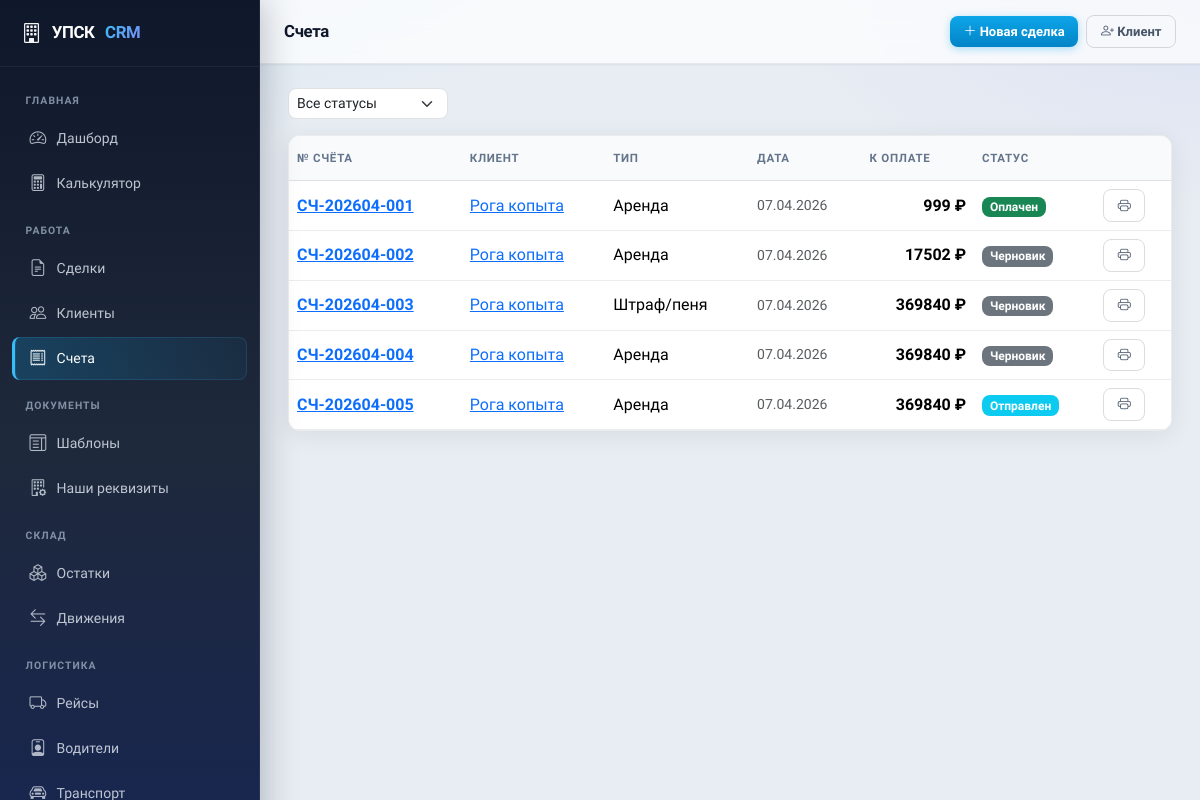
The app's page /billing/invoices/, older data.
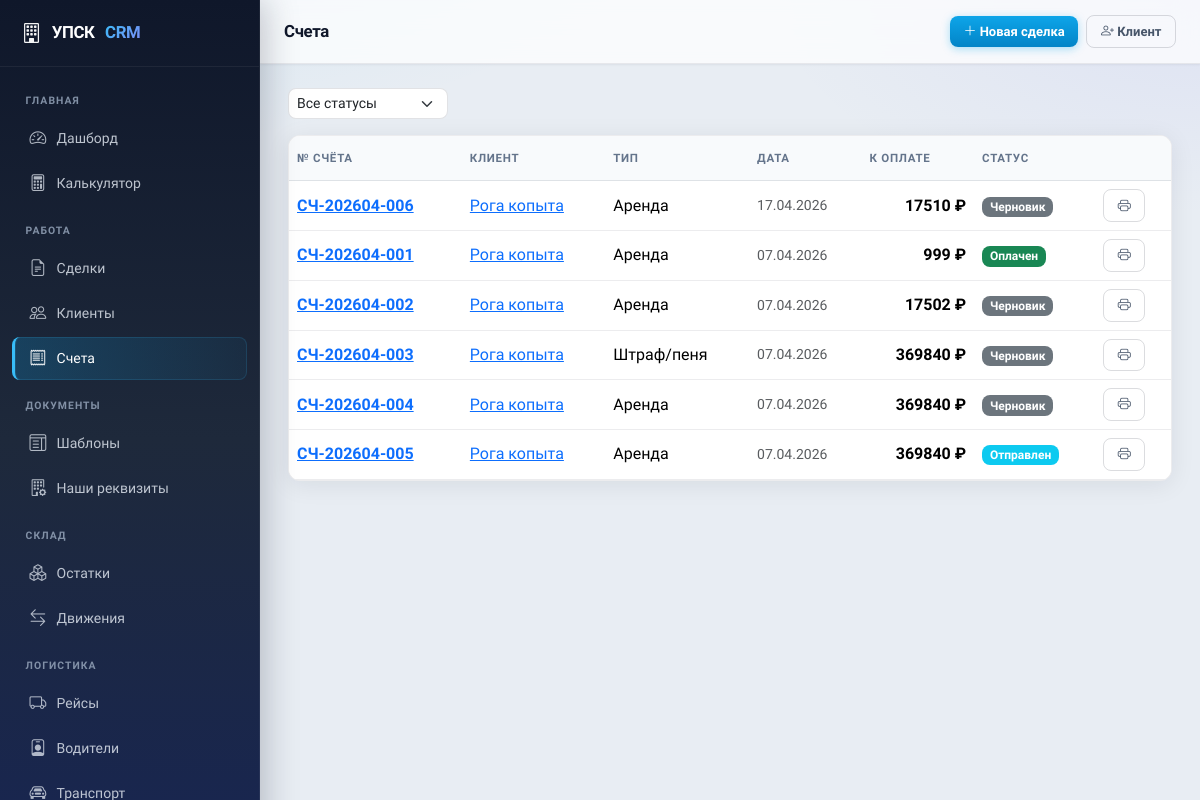
The same page, newer data.
### billing/models.py (models this page shows, shortened)
class Invoice(models.Model):
    STATUS_CHOICES = [
        ('draft', 'Черновик'),
        ('sent', 'Отправлен'),
        ('paid', 'Оплачен'),
        ('overdue', 'Просрочен'),
        ('cancelled', 'Отменён'),
    ]
    INVOICE_TYPE_CHOICES = [
        ('rental', 'Аренда'),
        ('deposit', 'Залог'),
        ('penalty', 'Штраф/пеня'),
        ('repair', 'Ремонт'),
        ('non_return', 'Невозврат'),
    ]
    deal = models.ForeignKey('deals.Deal', on_delete=models.CASCADE,
                             related_name='invoices', verbose_name='Сделка')
    number = models.CharField('Номер счёта', max_length=50, unique=True)
    invoice_type = models.CharField('Тип счёта', max_length=20, choices=INVOICE_TYPE_CHOICES, default='rental')
    date = models.DateField('Дата', default=timezone.now)
    due_date = models.DateField('Дата оплаты', null=True, blank=True)
    status = models.CharField('Статус', max_length=20, choices=STATUS_CHOICES, default='draft')
    subtotal = models.DecimalField('Сумма без НДС', max_digits=12, decimal_places=2, default=0)
    vat_amount = models.DecimalField('НДС', max_digits=12, decimal_places=2, default=0)
    total = models.DecimalField('Итого', max_digits=12, decimal_places=2, default=0)
    notes = models.TextField('Примечания', blank=True)
    created_at = models.DateTimeField('Создан', auto_now_add=True)
    class Meta:
        verbose_name = 'Счёт'
        verbose_name_plural = 'Счета'
        ordering = ['-date', '-created_at']
    @property
    def status_color(self):
        colors = {'draft': 'secondary', 'sent': 'info', 'paid': 'success',
                  'overdue': 'danger', 'cancelled': 'dark'}
        return colors.get(self.status, 'secondary')

### deals/models.py (models this page shows, shortened)
class Deal(models.Model):
    number = models.CharField('Номер сделки', max_length=50, unique=True)
    client = models.ForeignKey('clients.Client', on_delete=models.PROTECT,
                               related_name='deals', verbose_name='Клиент')
    our_entity = models.ForeignKey(
        'documents.OurLegalEntity',
        on_delete=models.PROTECT,
        related_name='deals',
        verbose_name='Наша организация',
        null=True,
        blank=True,
    )
    status = models.CharField('Статус', max_length=30, choices=DEAL_STATUS_CHOICES, default='new')
    created_at = models.DateTimeField('Создана', auto_now_add=True)
    updated_at = models.DateTimeField('Обновлена', auto_now=True)
    start_date = models.DateField('Дата начала аренды', null=True, blank=True)
    end_date = models.DateField('Дата окончания аренды', null=True, blank=True)
    actual_return_date = models.DateField('Фактический возврат', null=True, blank=True)
    city = models.CharField('Город', max_length=50, choices=CITY_CHOICES, default='Екатеринбург')
    delivery_address = models.TextField('Адрес доставки', blank=True)
    delivery_cost = models.DecimalField('Стоимость доставки (1 рейс)', max_digits=10, decimal_places=2, default=0)
    vat_mode = models.CharField('НДС', max_length=20, choices=VAT_CHOICES, default='no_vat')
    deposit_pct = models.DecimalField('Залог %', max_digits=5, decimal_places=2, default=10)
    total_area = models.DecimalField('Площадь (м²)', max_digits=10, decimal_places=2, default=0)
    rental_days = models.IntegerField('Срок аренды (дней)', default=30)
    daily_cost = models.DecimalField('Суточная стоимость', max_digits=10, decimal_places=2, default=0)
    total_rental = models.DecimalField('Итого аренда', max_digits=12, decimal_places=2, default=0)
    market_value = models.DecimalField('Рыночная стоимость оборудования', max_digits=12, decimal_places=2, default=0)
    deposit_amount = models.DecimalField('Сумма залога', max_digits=12, decimal_places=2, default=0)
    grand_total = models.DecimalField('Итого к оплате', max_digits=12, decimal_places=2, default=0)
    notes = models.TextField('Примечания', blank=True)
    contract_number = models.CharField('Номер договора', max_length=100, blank=True)
    contract_date = models.DateField('Дата договора', null=True, blank=True)
    class Meta:
        verbose_name = 'Сделка'
        verbose_name_plural = 'Сделки'
        ordering = ['-created_at']

### clients/models.py (models this page shows, shortened)
class Client(models.Model):
    CLIENT_TYPE_CHOICES = [
        ('individual', 'Физическое лицо'),
        ('company', 'Юридическое лицо'),
    ]
    client_type = models.CharField('Тип клиента', max_length=20, choices=CLIENT_TYPE_CHOICES, default='individual')
    name = models.CharField('Имя / Наименование', max_length=255)
    phone = models.CharField('Телефон', max_length=50, blank=True)
    email = models.EmailField('Email', blank=True)
    address = models.TextField('Адрес', blank=True)
    city = models.CharField('Город', max_length=100, default='Екатеринбург')
    notes = models.TextField('Примечания', blank=True)
    created_at = models.DateTimeField('Создан', auto_now_add=True)
    updated_at = models.DateTimeField('Обновлён', auto_now=True)
    passport_series = models.CharField('Серия паспорта', max_length=10, blank=True)
    passport_number = models.CharField('Номер паспорта', max_length=20, blank=True)
    passport_issued_by = models.CharField('Кем выдан', max_length=255, blank=True)
    passport_issued_date = models.DateField('Дата выдачи', null=True, blank=True)
    birth_date = models.DateField('Дата рождения', null=True, blank=True)
    registration_address = models.TextField('Адрес регистрации', blank=True)
    company_full_name = models.CharField('Полное наименование', max_length=500, blank=True)
    inn = models.CharField('ИНН', max_length=20, blank=True)
    kpp = models.CharField('КПП', max_length=20, blank=True)
    ogrn = models.CharField('ОГРН', max_length=20, blank=True)
    director = models.CharField('Руководитель (ФИО)', max_length=255, blank=True)
    director_short = models.CharField('Руководитель (И.О. Фамилия)', max_length=100, blank=True)
    director_title = models.CharField('Должность руководителя', max_length=100, default='Директор', blank=True)
    legal_address = models.TextField('Юридический адрес', blank=True)
    bank_name = models.CharField('Банк', max_length=255, blank=True)
    bank_account = models.CharField('Расчётный счёт', max_length=30, blank=True)
    bank_bik = models.CharField('БИК', max_length=20, blank=True)
    bank_corr_account = models.CharField('Корр. счёт', max_length=30, blank=True)
    class Meta:
        verbose_name = 'Клиент'
        verbose_name_plural = 'Клиенты'
        ordering = ['-created_at']

### billing/views.py (the view)
# urls.py: path('invoices/', views.invoice_list, name='invoice_list'),
def invoice_list(request):
    invoices = Invoice.objects.select_related('deal', 'deal__client').order_by('-date')
    status = request.GET.get('status', '')
    if status:
        invoices = invoices.filter(status=status)
    return render(request, 'billing/invoice_list.html', {
        'invoices': invoices, 'status': status,
        'page_title': 'Счета',
    })

### templates/billing/invoice_list.html (shortened to what this page needs)
{% extends "base.html" %}
{% block nav_billing %}active{% endblock %}
{% block content %}
<div class="d-flex justify-content-between align-items-center mb-3">
  <form class="d-flex gap-2" method="get">
    <select class="form-select form-select-sm" name="status" style="width:160px" onchange="this.form.submit()">
      <option value="">Все статусы</option>
    </select>
  </form>
</div>
<div class="card">
  <div class="table-responsive">
    <table class="table table-hover align-middle mb-0">
      <thead><tr><th>№ Счёта</th><th>Клиент</th><th>Тип</th><th>Дата</th><th>К оплате</th><th>Статус</th><th></th></tr></thead>
      <tbody>
        {% for inv in invoices %}
        <tr>
          <td><a href="{% url 'invoice_detail' inv.pk %}" class="fw-semibold">{{ inv.number }}</a></td>
          <td><a href="{% url 'client_detail' inv.deal.client.pk %}">{{ inv.deal.client.name }}</a></td>
          <td>{{ inv.get_invoice_type_display }}</td>
          <td class="text-muted small">{{ inv.date|date:"d.m.Y" }}</td>
          <td class="text-end fw-semibold">{{ inv.total|floatformat:0 }} ₽</td>
          <td><span class="badge bg-{{ inv.status_color }}">{{ inv.get_status_display }}</span></td>
          <td>
            <a href="{% url 'invoice_print' inv.pk %}" class="btn btn-sm btn-outline-secondary" target="_blank"><i class="bi bi-printer"></i></a>
          </td>
        </tr>
        {% empty %}
        <tr><td colspan="7" class="text-center text-muted py-4">Счетов нет</td></tr>
        {% endfor %}
      </tbody>
    </table>
  </div>
</div>
{% endblock %}

### templates/base.html (shortened to what this page needs)
{% load static %}
<!DOCTYPE html>
<html lang="ru">
<head>
<link href="https://cdn.jsdelivr.net/npm/bootstrap@5.3.2/dist/css/bootstrap.min.css" rel="stylesheet">
<link href="https://cdn.jsdelivr.net/npm/bootstrap-icons@1.11.3/font/bootstrap-icons.css" rel="stylesheet">
<link href="{% static 'css/app.css' %}" rel="stylesheet">
</head>
<body>
<nav class="sidebar" id="appSidebar" aria-label="Основное меню">
  <a href="{% url 'dashboard' %}" class="sidebar-brand">
    <i class="bi bi-building"></i> УПСК <span>CRM</span>
  </a>
  <div class="sidebar-nav">
    <div class="sidebar-section">Главная</div>
    <a href="{% url 'dashboard' %}" class="nav-link {% block nav_dashboard %}{% endblock %}">
      <i class="bi bi-speedometer2"></i> Дашборд
    </a>
    <a href="{% url 'calculator' %}" class="nav-link {% block nav_calc %}{% endblock %}">
      <i class="bi bi-calculator"></i> Калькулятор
    </a>
    <div class="sidebar-section">Работа</div>
    <a href="{% url 'deal_list' %}" class="nav-link {% block nav_deals %}{% endblock %}">
      <i class="bi bi-file-earmark-text"></i> Сделки
    </a>
    <a href="{% url 'client_list' %}" class="nav-link {% block nav_clients %}{% endblock %}">
      <i class="bi bi-people"></i> Клиенты
    </a>
    <a href="{% url 'invoice_list' %}" class="nav-link {% block nav_billing %}{% endblock %}">
      <i class="bi bi-receipt"></i> Счета
    </a>
    <div class="sidebar-section">Документы</div>
    <a href="{% url 'documents_template_list' %}" class="nav-link {% block nav_documents_templates %}{% endblock %}">
      <i class="bi bi-layout-text-window"></i> Шаблоны
    </a>
    <a href="{% url 'documents_our_entity_list' %}" class="nav-link {% block nav_documents_our %}{% endblock %}">
      <i class="bi bi-building-gear"></i> Наши реквизиты
    </a>
    <div class="sidebar-section">Склад</div>
    <a href="{% url 'warehouse_list' %}" class="nav-link {% block nav_warehouse %}{% endblock %}">
      <i class="bi bi-boxes"></i> Остатки
    </a>
    <a href="{% url 'movement_list' %}" class="nav-link {% block nav_movements %}{% endblock %}">
      <i class="bi bi-arrow-left-right"></i> Движения
    </a>
    <div class="sidebar-section">Логистика</div>
    <a href="{% url 'delivery_list' %}" class="nav-link {% block nav_delivery %}{% endblock %}">
      <i class="bi bi-truck"></i> Рейсы
    </a>
    <a href="{% url 'driver_list' %}" class="nav-link {% block nav_drivers %}{% endblock %}">
      <i class="bi bi-person-badge"></i> Водители
    </a>
    <a href="{% url 'vehicle_list' %}" class="nav-link {% block nav_vehicles %}{% endblock %}">
      <i class="bi bi-car-front"></i> Транспорт
    </a>
  </div>
</nav>
<div class="main-content">
  <div class="topbar">
    <h6 class="mb-0 topbar-title">{{ page_title|default:"" }}</h6>
    <div class="ms-auto d-flex flex-wrap gap-2 align-items-center">
      <a href="{% url 'deal_create' %}" class="btn btn-sm btn-primary">
        <i class="bi bi-plus-lg"></i> Новая сделка
      </a>
      <a href="{% url 'client_create' %}" class="btn btn-sm btn-outline-secondary">
        <i class="bi bi-person-plus"></i> Клиент
      </a>
    </div>
  </div>
  <div class="page-body">
    {% block content %}{% endblock %}
  </div>
</div>
</body>
</html>

### static/css/app.css (style rules this page uses)
:root { --sidebar-width: 260px; --topbar-height: 64px; --radius-sm: 8px; --radius-md: 12px; --radius-lg: 16px; --shadow-sm: 0 1px 2px rgba(15, 23, 42, 0.06); --shadow-md: 0 4px 24px rgba(15, 23, 42, 0.08); --shadow-lg: 0 12px 40px rgba(15, 23, 42, 0.12); --surface: #ffffff; --surface-2: #f8fafc; --border: rgba(15, 23, 42, 0.08); --accent: #0ea5e9; --accent-hover: #0284c7; --sidebar-bg: linear-gradient(180deg, #0f172a 0%, #1e293b 48%, #172554 100%); --sidebar-border: rgba(255, 255, 255, 0.06); --text-muted-custom: #64748b; --body-bg: #e8edf3; --bs-body-font-family: "Plus Jakarta Sans", system-ui, -apple-system, "Segoe UI", Roboto, sans-serif; --bs-primary: #0ea5e9; --bs-primary-rgb: 14, 165, 233; --bs-link-color: #0284c7; --bs-border-radius: var(--radius-sm); --bs-card-border-radius: var(--radius-md); }
*, *::before, *::after { box-sizing: border-box; }
body { font-family: var(--bs-body-font-family); background: var(--body-bg); background-image: radial-gradient(ellipse 120% 80% at 0% -20%, rgba(14, 165, 233, 0.12), transparent 50%), radial-gradient(ellipse 80% 60% at 100% 0%, rgba(99, 102, 241, 0.08), transparent 45%); background-attachment: fixed; color: #0f172a; -webkit-font-smoothing: antialiased; }
.sidebar { width: var(--sidebar-width); min-height: 100vh; background: var(--sidebar-bg); position: fixed; top: 0; left: 0; z-index: 1040; display: flex; flex-direction: column; box-shadow: 4px 0 32px rgba(15, 23, 42, 0.25); border-right: 1px solid var(--sidebar-border); transition: transform 0.28s cubic-bezier(0.4, 0, 0.2, 1); }
.sidebar-brand { padding: 1.125rem 1.35rem; color: #f1f5f9; font-size: 1.05rem; font-weight: 700; letter-spacing: -0.02em; border-bottom: 1px solid var(--sidebar-border); text-decoration: none; display: flex; align-items: center; gap: 0.65rem; }
.sidebar-brand span { background: linear-gradient(135deg, #38bdf8 0%, #818cf8 100%); -webkit-background-clip: text; -webkit-text-fill-color: transparent; background-clip: text; }
.sidebar-brand i { font-size: 1.25rem; opacity: 0.95; }
.sidebar-nav { padding: 0.65rem 0.75rem; flex: 1; overflow-y: auto; }
.sidebar-section { font-size: 0.65rem; font-weight: 700; text-transform: uppercase; letter-spacing: 0.1em; color: rgba(148, 163, 184, 0.85); padding: 1rem 0.85rem 0.35rem; }
.sidebar-nav .nav-link { color: rgba(226, 232, 240, 0.82); padding: 0.55rem 0.9rem; margin: 0.15rem 0; display: flex; align-items: center; gap: 0.65rem; font-size: 0.875rem; font-weight: 500; border-radius: var(--radius-sm); border-left: 3px solid transparent; transition: background 0.15s ease, color 0.15s ease, border-color 0.15s ease, transform 0.12s ease; }
.sidebar-nav .nav-link.active { color: #fff; background: linear-gradient(90deg, rgba(14, 165, 233, 0.22) 0%, rgba(14, 165, 233, 0.06) 100%); border-left-color: #38bdf8; box-shadow: inset 0 0 0 1px rgba(56, 189, 248, 0.15); }
.sidebar-nav .nav-link i { font-size: 1.05rem; opacity: 0.92; }
.main-content { margin-left: var(--sidebar-width); min-height: 100vh; }
.topbar { height: var(--topbar-height); background: rgba(255, 255, 255, 0.72); backdrop-filter: blur(12px); -webkit-backdrop-filter: blur(12px); border-bottom: 1px solid var(--border); display: flex; align-items: center; padding: 0 1.5rem; gap: 1rem; position: sticky; top: 0; z-index: 1030; box-shadow: var(--shadow-sm); }
.topbar-title { font-size: 1.05rem; font-weight: 700; letter-spacing: -0.02em; color: #0f172a; }
.page-body { padding: 1.5rem 1.75rem 2.5rem; }
.card { border: 1px solid var(--border); border-radius: var(--radius-md); box-shadow: var(--shadow-md); background: var(--surface); overflow: hidden; }
.table { --bs-table-hover-bg: rgba(14, 165, 233, 0.04); }
.table thead th { font-size: 0.72rem; font-weight: 700; text-transform: uppercase; letter-spacing: 0.06em; color: var(--text-muted-custom) !important; border-bottom-width: 1px; padding-top: 0.85rem; padding-bottom: 0.85rem; background: var(--surface-2); }
.table tbody td { vertical-align: middle; border-color: var(--border); }
.btn { font-weight: 600; border-radius: var(--radius-sm); padding: 0.45rem 1rem; }
.btn-primary { background: linear-gradient(180deg, #0ea5e9 0%, #0284c7 100%); border: none; box-shadow: 0 2px 8px rgba(14, 165, 233, 0.35); }
.btn-sm { padding: 0.35rem 0.85rem; font-size: 0.8125rem; }
.btn-outline-secondary { border-color: rgba(15, 23, 42, 0.15); color: #475569; }
.form-control, .form-select { border-radius: var(--radius-sm); border-color: rgba(15, 23, 42, 0.12); }

Row changes from the older to the newer data that the page shows:
added Invoice: number "СЧ-202604-006", deal.client.name "Рога копыта", invoice_type "Аренда", date "17.04.2026", total "17510", status "Черновик"
